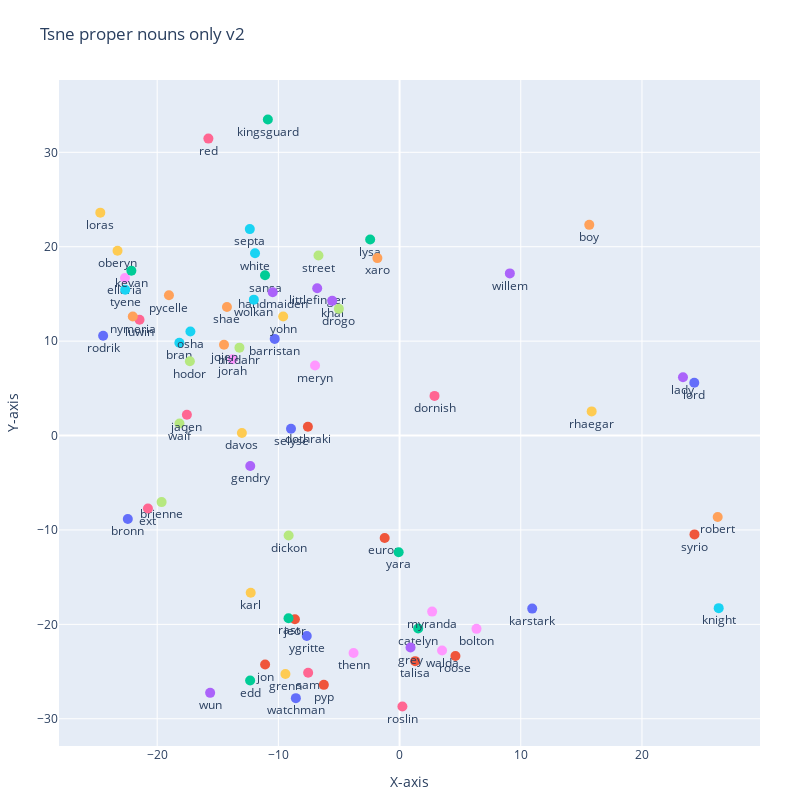

The cell this chart's notebook holds for it:
### Code cell
all_characters = []
for s in df[df["Speaker"].notnull()]["Speaker"].unique():
    all_characters.append(s.split()[0].lower())


fig = go.Figure()

for i in range(len(x)):
    if(labels[i].strip() in all_characters):
        doc = nlp(labels[i])

        # checking if it is a noun or not
        if(doc[0].tag_ in ['NNP', 'NNPS']):
            fig.add_trace(go.Scatter(x=[x[i]], y=[y[i]],
                                     mode='markers+text',
                                     text=[labels[i]],
                                     textposition='bottom center',
                                     marker=dict(size=10)))
    else:
        pass
    
   

fig.update_layout(
    title="Tsne proper nouns only v2",
    xaxis_title="X-axis",
    yaxis_title="Y-axis",
    showlegend=False,
    width=800,
    height=800,
    margin=dict(l=40, r=40, t=80, b=40),
)

fig.show()

### Figure 1 — Plotly figure (JSON) as saved in the notebook; plotly's stock layout.template omitted (floating-point values rounded to 4 significant figures)
{"data": [{"marker": {"size": 10}, "mode": "markers+text", "text": ["lord"], "textposition": "bottom center", "type": "scatter", "x": [24.32], "y": [5.597]}, {"marker": {"size": 10}, "mode": "markers+text", "text": ["jon"], "textposition": "bottom center", "type": "scatter", "x": [-11.09], "y": [-24.25]}, {"marker": {"size": 10}, "mode": "markers+text", "text": ["sansa"], "textposition": "bottom center", "type": "scatter", "x": [-11.1], "y": [16.97]}, {"marker": {"size": 10}, "mode": "markers+text", "text": ["lady"], "textposition": "bottom center", "type": "scatter", "x": [23.38], "y": [6.173]}, {"marker": {"size": 10}, "mode": "markers+text", "text": ["boy"], "textposition": "bottom center", "type": "scatter", "x": [15.65], "y": [22.32]}, {"marker": {"size": 10}, "mode": "markers+text", "text": ["bran"], "textposition": "bottom center", "type": "scatter", "x": [-18.17], "y": [9.826]}, {"marker": {"size": 10}, "mode": "markers+text", "text": ["sam"], "textposition": "bottom center", "type": "scatter", "x": [-7.544], "y": [-25.12]}, {"marker": {"size": 10}, "mode": "markers+text", "text": ["brienne"], "textposition": "bottom center", "type": "scatter", "x": [-19.64], "y": [-7.048]}, {"marker": {"size": 10}, "mode": "markers+text", "text": ["jorah"], "textposition": "bottom center", "type": "scatter", "x": [-13.78], "y": [8.085]}, {"marker": {"size": 10}, "mode": "markers+text", "text": ["davos"], "textposition": "bottom center", "type": "scatter", "x": [-13.01], "y": [0.2629]}, {"marker": {"size": 10}, "mode": "markers+text", "text": ["bronn"], "textposition": "bottom center", "type": "scatter", "x": [-22.43], "y": [-8.836]}, {"marker": {"size": 10}, "mode": "markers+text", "text": ["dothraki"], "textposition": "bottom center", "type": "scatter", "x": [-7.566], "y": [0.937]}, {"marker": {"size": 10}, "mode": "markers+text", "text": ["catelyn"], "textposition": "bottom center", "type": "scatter", "x": [1.534], "y": [-20.44]}, {"marker": {"size": 10}, "mode": "markers+text", "text": ["gendry"], "textposition": "bottom center", "type": "scatter", "x": [-12.32], "y": [-3.223]}, {"marker": {"size": 10}, "mode": "markers+text", "text": ["robert"], "textposition": "bottom center", "type": "scatter", "x": [26.25], "y": [-8.627]}, {"marker": {"size": 10}, "mode": "markers+text", "text": ["knight"], "textposition": "bottom center", "type": "scatter", "x": [26.33], "y": [-18.28]}, {"marker": {"size": 10}, "mode": "markers+text", "text": ["red"], "textposition": "bottom center", "type": "scatter", "x": [-15.78], "y": [31.45]}, {"marker": {"size": 10}, "mode": "markers+text", "text": ["hodor"], "textposition": "bottom center", "type": "scatter", "x": [-17.3], "y": [7.867]}, {"marker": {"size": 10}, "mode": "markers+text", "text": ["bolton"], "textposition": "bottom center", "type": "scatter", "x": [6.347], "y": [-20.48]}, {"marker": {"size": 10}, "mode": "markers+text", "text": ["loras"], "textposition": "bottom center", "type": "scatter", "x": [-24.69], "y": [23.61]}, {"marker": {"size": 10}, "mode": "markers+text", "text": ["ygritte"], "textposition": "bottom center", "type": "scatter", "x": [-7.66], "y": [-21.24]}, {"marker": {"size": 10}, "mode": "markers+text", "text": ["euron"], "textposition": "bottom center", "type": "scatter", "x": [-1.231], "y": [-10.85]}, {"marker": {"size": 10}, "mode": "markers+text", "text": ["yara"], "textposition": "bottom center", "type": "scatter", "x": [-0.07651], "y": [-12.35]}, {"marker": {"size": 10}, "mode": "markers+text", "text": ["littlefinger"], "textposition": "bottom center", "type": "scatter", "x": [-6.798], "y": [15.61]}, {"marker": {"size": 10}, "mode": "markers+text", "text": ["shae"], "textposition": "bottom center", "type": "scatter", "x": [-14.24], "y": [13.62]}, {"marker": {"size": 10}, "mode": "markers+text", "text": ["osha"], "textposition": "bottom center", "type": "scatter", "x": [-17.26], "y": [11.02]}, {"marker": {"size": 10}, "mode": "markers+text", "text": ["ext"], "textposition": "bottom center", "type": "scatter", "x": [-20.76], "y": [-7.72]}, {"marker": {"size": 10}, "mode": "markers+text", "text": ["waif"], "textposition": "bottom center", "type": "scatter", "x": [-18.16], "y": [1.279]}, {"marker": {"size": 10}, "mode": "markers+text", "text": ["ellaria"], "textposition": "bottom center", "type": "scatter", "x": [-22.66], "y": [16.68]}, {"marker": {"size": 10}, "mode": "markers+text", "text": ["oberyn"], "textposition": "bottom center", "type": "scatter", "x": [-23.27], "y": [19.58]}, {"marker": {"size": 10}, "mode": "markers+text", "text": ["barristan"], "textposition": "bottom center", "type": "scatter", "x": [-10.3], "y": [10.24]}, {"marker": {"size": 10}, "mode": "markers+text", "text": ["roose"], "textposition": "bottom center", "type": "scatter", "x": [4.607], "y": [-23.36]}, {"marker": {"size": 10}, "mode": "markers+text", "text": ["kingsguard"], "textposition": "bottom center", "type": "scatter", "x": [-10.87], "y": [33.47]}, {"marker": {"size": 10}, "mode": "markers+text", "text": ["khal"], "textposition": "bottom center", "type": "scatter", "x": [-5.559], "y": [14.27]}, {"marker": {"size": 10}, "mode": "markers+text", "text": ["pycelle"], "textposition": "bottom center", "type": "scatter", "x": [-19.03], "y": [14.86]}, {"marker": {"size": 10}, "mode": "markers+text", "text": ["white"], "textposition": "bottom center", "type": "scatter", "x": [-11.93], "y": [19.3]}, {"marker": {"size": 10}, "mode": "markers+text", "text": ["jaqen"], "textposition": "bottom center", "type": "scatter", "x": [-17.55], "y": [2.198]}, {"marker": {"size": 10}, "mode": "markers+text", "text": ["street"], "textposition": "bottom center", "type": "scatter", "x": [-6.695], "y": [19.07]}, {"marker": {"size": 10}, "mode": "markers+text", "text": ["meryn"], "textposition": "bottom center", "type": "scatter", "x": [-6.976], "y": [7.414]}, {"marker": {"size": 10}, "mode": "markers+text", "text": ["grenn"], "textposition": "bottom center", "type": "scatter", "x": [-9.42], "y": [-25.26]}, {"marker": {"size": 10}, "mode": "markers+text", "text": ["karstark"], "textposition": "bottom center", "type": "scatter", "x": [10.94], "y": [-18.33]}, {"marker": {"size": 10}, "mode": "markers+text", "text": ["talisa"], "textposition": "bottom center", "type": "scatter", "x": [1.286], "y": [-23.9]}, {"marker": {"size": 10}, "mode": "markers+text", "text": ["lysa"], "textposition": "bottom center", "type": "scatter", "x": [-2.428], "y": [20.76]}, {"marker": {"size": 10}, "mode": "markers+text", "text": ["wun"], "textposition": "bottom center", "type": "scatter", "x": [-15.63], "y": [-27.26]}, {"marker": {"size": 10}, "mode": "markers+text", "text": ["jojen"], "textposition": "bottom center", "type": "scatter", "x": [-14.49], "y": [9.615]}, {"marker": {"size": 10}, "mode": "markers+text", "text": ["tyene"], "textposition": "bottom center", "type": "scatter", "x": [-22.64], "y": [15.44]}, {"marker": {"size": 10}, "mode": "markers+text", "text": ["luwin"], "textposition": "bottom center", "type": "scatter", "x": [-21.46], "y": [12.27]}, {"marker": {"size": 10}, "mode": "markers+text", "text": ["drogo"], "textposition": "bottom center", "type": "scatter", "x": [-5.011], "y": [13.42]}, {"marker": {"size": 10}, "mode": "markers+text", "text": ["myranda"], "textposition": "bottom center", "type": "scatter", "x": [2.687], "y": [-18.65]}, {"marker": {"size": 10}, "mode": "markers+text", "text": ["karl"], "textposition": "bottom center", "type": "scatter", "x": [-12.28], "y": [-16.65]}, {"marker": {"size": 10}, "mode": "markers+text", "text": ["watchman"], "textposition": "bottom center", "type": "scatter", "x": [-8.559], "y": [-27.81]}, {"marker": {"size": 10}, "mode": "markers+text", "text": ["jeor"], "textposition": "bottom center", "type": "scatter", "x": [-8.638], "y": [-19.45]}, {"marker": {"size": 10}, "mode": "markers+text", "text": ["rast"], "textposition": "bottom center", "type": "scatter", "x": [-9.165], "y": [-19.35]}, {"marker": {"size": 10}, "mode": "markers+text", "text": ["handmaiden"], "textposition": "bottom center", "type": "scatter", "x": [-10.47], "y": [15.18]}, {"marker": {"size": 10}, "mode": "markers+text", "text": ["xaro"], "textposition": "bottom center", "type": "scatter", "x": [-1.832], "y": [18.8]}, {"marker": {"size": 10}, "mode": "markers+text", "text": ["wolkan"], "textposition": "bottom center", "type": "scatter", "x": [-12.03], "y": [14.39]}, {"marker": {"size": 10}, "mode": "markers+text", "text": ["dornish"], "textposition": "bottom center", "type": "scatter", "x": [2.882], "y": [4.202]}, {"marker": {"size": 10}, "mode": "markers+text", "text": ["hizdahr"], "textposition": "bottom center", "type": "scatter", "x": [-13.21], "y": [9.313]}, {"marker": {"size": 10}, "mode": "markers+text", "text": ["thenn"], "textposition": "bottom center", "type": "scatter", "x": [-3.799], "y": [-23.03]}, {"marker": {"size": 10}, "mode": "markers+text", "text": ["rhaegar"], "textposition": "bottom center", "type": "scatter", "x": [15.85], "y": [2.56]}, {"marker": {"size": 10}, "mode": "markers+text", "text": ["rodrik"], "textposition": "bottom center", "type": "scatter", "x": [-24.46], "y": [10.57]}, {"marker": {"size": 10}, "mode": "markers+text", "text": ["pyp"], "textposition": "bottom center", "type": "scatter", "x": [-6.251], "y": [-26.41]}, {"marker": {"size": 10}, "mode": "markers+text", "text": ["edd"], "textposition": "bottom center", "type": "scatter", "x": [-12.33], "y": [-25.94]}, {"marker": {"size": 10}, "mode": "markers+text", "text": ["grey"], "textposition": "bottom center", "type": "scatter", "x": [0.9035], "y": [-22.46]}, {"marker": {"size": 10}, "mode": "markers+text", "text": ["nymeria"], "textposition": "bottom center", "type": "scatter", "x": [-22.02], "y": [12.61]}, {"marker": {"size": 10}, "mode": "markers+text", "text": ["septa"], "textposition": "bottom center", "type": "scatter", "x": [-12.36], "y": [21.87]}, {"marker": {"size": 10}, "mode": "markers+text", "text": ["roslin"], "textposition": "bottom center", "type": "scatter", "x": [0.2313], "y": [-28.69]}, {"marker": {"size": 10}, "mode": "markers+text", "text": ["dickon"], "textposition": "bottom center", "type": "scatter", "x": [-9.155], "y": [-10.58]}, {"marker": {"size": 10}, "mode": "markers+text", "text": ["walda"], "textposition": "bottom center", "type": "scatter", "x": [3.504], "y": [-22.77]}, {"marker": {"size": 10}, "mode": "markers+text", "text": ["yohn"], "textposition": "bottom center", "type": "scatter", "x": [-9.605], "y": [12.61]}, {"marker": {"size": 10}, "mode": "markers+text", "text": ["selyse"], "textposition": "bottom center", "type": "scatter", "x": [-8.96], "y": [0.7252]}, {"marker": {"size": 10}, "mode": "markers+text", "text": ["syrio"], "textposition": "bottom center", "type": "scatter", "x": [24.33], "y": [-10.47]}, {"marker": {"size": 10}, "mode": "markers+text", "text": ["kevan"], "textposition": "bottom center", "type": "scatter", "x": [-22.13], "y": [17.46]}, {"marker": {"size": 10}, "mode": "markers+text", "text": ["willem"], "textposition": "bottom center", "type": "scatter", "x": [9.098], "y": [17.17]}], "layout": {"height": 800, "margin": {"b": 40, "l": 40, "r": 40, "t": 80}, "showlegend": false, "title": {"text": "Tsne proper nouns only v2"}, "width": 800, "xaxis": {"title": {"text": "X-axis"}}, "yaxis": {"title": {"text": "Y-axis"}}}}
